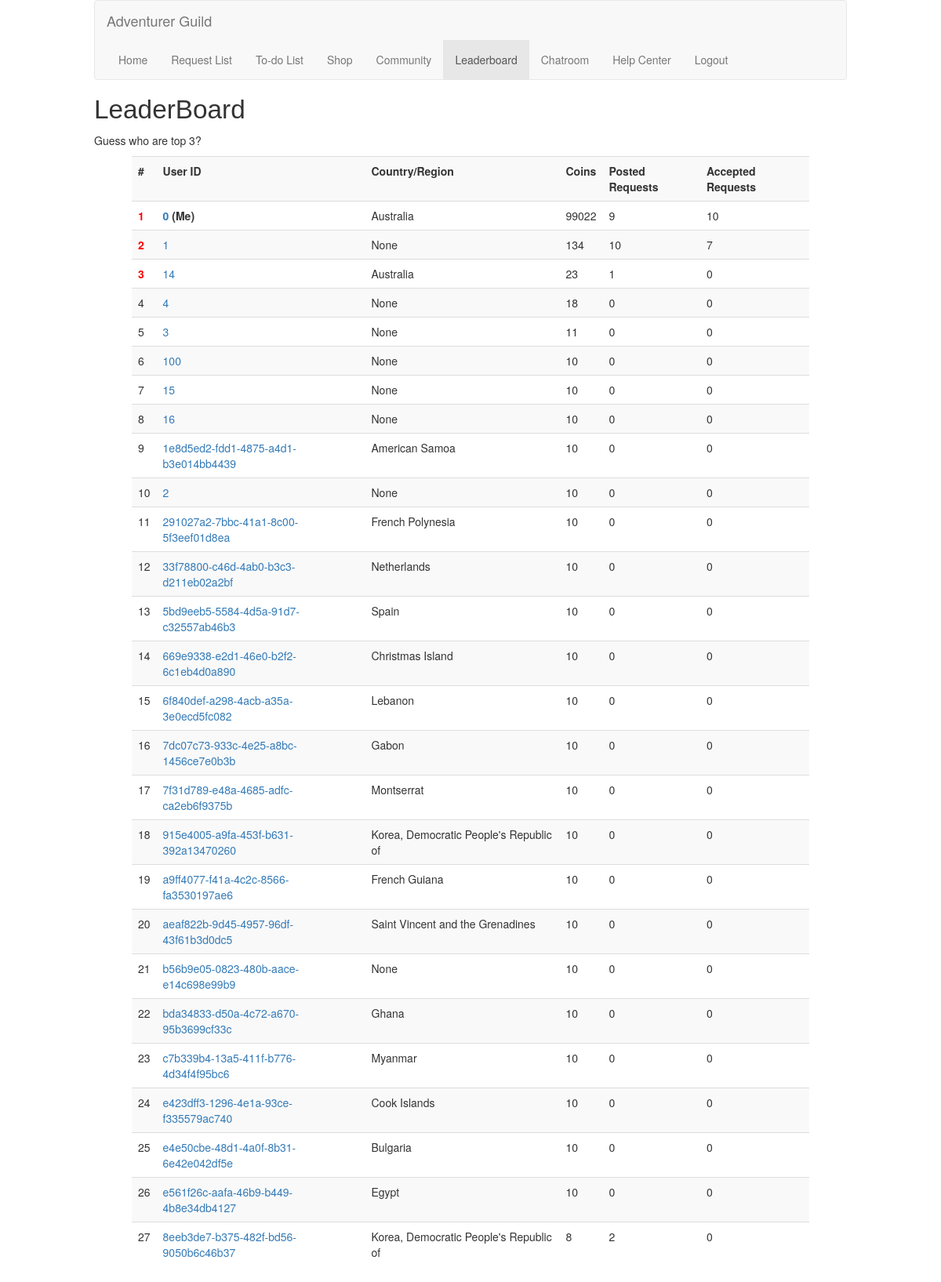
/leaderboard (signed in), run on an earlier commit of the app's database.
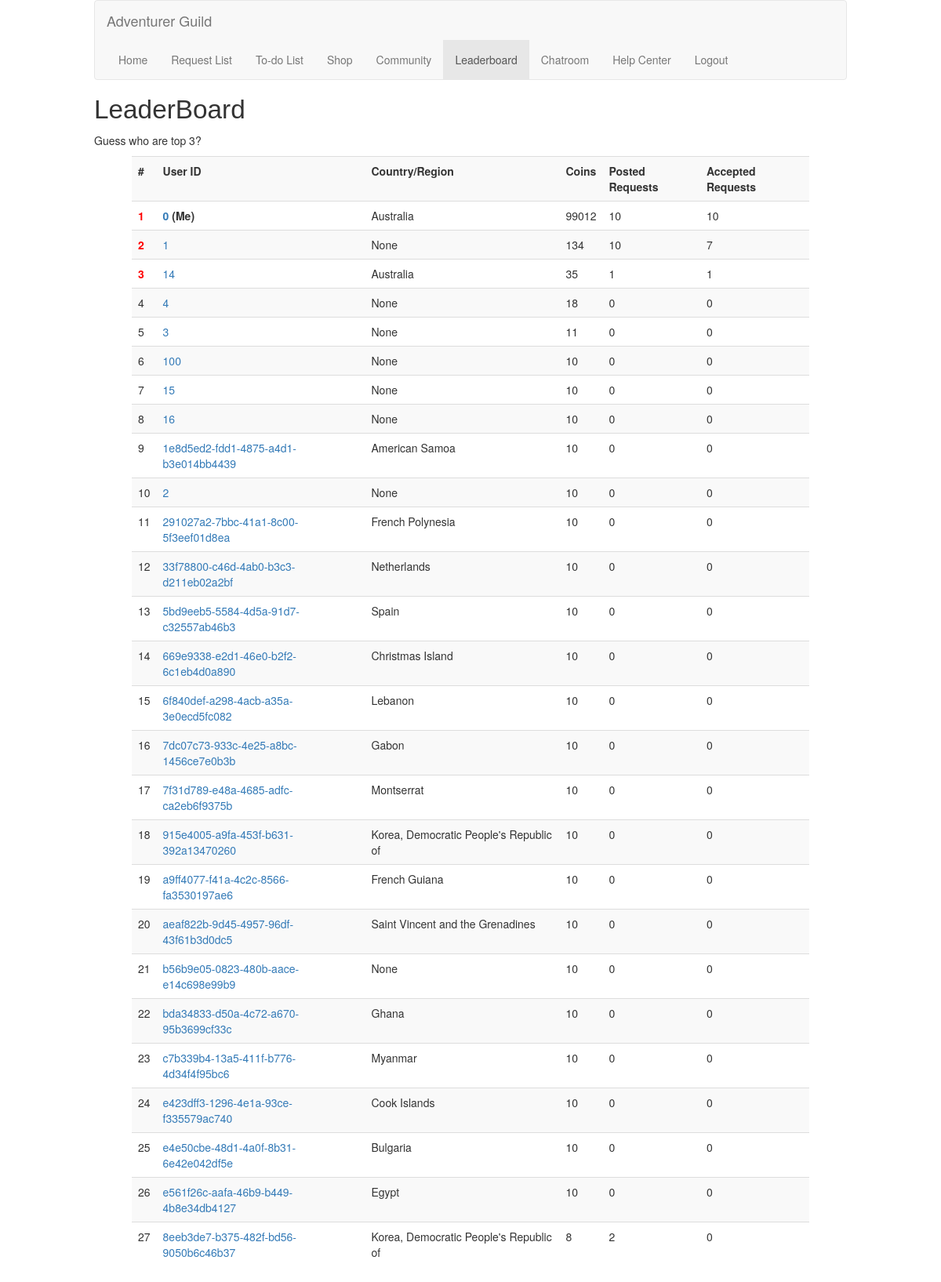
And on a later commit of the database.
### models/sqlmodels.py (models this page shows, shortened)
class UserInfo(db.Model):
    __tablename__ = 'users'
    userID = Column(String(120), primary_key=True)
    email = Column(String(120), nullable=False)
    password = Column(String(120), nullable=False)
    coins = Column(Integer, nullable=False, default=10)
    avatar = Column(Text, nullable=False, default="default")
    country = Column(Text, nullable=False)
    pincode = Column(Text, nullable=False, default="123")

### app.py (the view)
    @app.route("/leaderboard")
    @login_required
    def leaderBoard():
        currentUserID = current_user.id
        requestCount, todoCount = getCountForLeaderboard()
        result = db.session.query(UserInfo). \
                    outerjoin(requestCount, UserInfo.userID == requestCount.c.userID). \
                    outerjoin(todoCount, UserInfo.userID == todoCount.c.userID). \
                    add_columns(UserInfo.userID, UserInfo.coins, UserInfo.country,
                                func.coalesce(requestCount.c.requestcount, 0).label("requestcount"),
                                func.coalesce(todoCount.c.todocount, 0).label("todoidcount")). \
                    group_by(UserInfo.userID). \
                    order_by(UserInfo.coins.desc()).all()
        if result:
            return render_template("leaderboard.html", result=result, curusrid=currentUserID)
        else:
            return render_template("leaderboard.html", errmsg=f"We cannot find any content.")

### app.py (called while the page is built)
    @login_manager.user_loader
    def load_user(user_id):
        return User(user_id)

### apps/get.py (called while the page is built)
def getCountForLeaderboard():
    requestCount = db.session.query(Requests.userID, func.count(Requests.userID).label("requestcount")). \
                    group_by(Requests.userID).subquery()
    todoCount = db.session.query(Todo.userID, func.count(Todo.userID).label("todocount")). \
                    group_by(Todo.userID).subquery()
    return requestCount, todoCount

### templates/leaderboard.html (shortened to what this page needs)
{% extends 'base.html' %}
{% block content %}
    <h1 id="pageBanner">LeaderBoard</h1>
    <p>Guess who are top 3?</p>
    <table class="table table-striped listcontents">
        <tbody>
        <tr>
            <th scope="col">#</th>
            <th scope="col">User ID</th>
            <th scope="col">Country/Region</th>
            <th scope="col">Coins</th>
            <th scope="col">Posted Requests</th>
            <th scope="col">Accepted Requests</th>
        </tr>
        {% for resultitem in result %}
            <tr>
                {% if loop.index|int <= 3 %}
                    <td class="top3"> {{ loop.index }}</td>
                {% else %}
                    <td>{{ loop.index }}</td>
                {% endif %}
                {% if resultitem.userID == curusrid %}
                    <td><b> <a href="profile/{{resultitem.userID}}" title="View Details">{{ resultitem.userID }}</a> (Me)</b></td>
                {% else %}
                    <td><a href="profile/{{resultitem.userID}}" title="View Details">{{ resultitem.userID }}</a></td>
                {% endif %}
                <td>{{ resultitem.country }}</td>
                <td>{{ resultitem.coins }}</td>
                <td>{{ resultitem.requestcount }}</td>
                <td>{{ resultitem.todoidcount }}</td>
            </tr>
        {% endfor %}
        </tbody>
    </table>
{% endblock %}

What changed in the data, as far as the page shows it:
changed UserInfo (number 1 of 27 on the later page): coins "99022" → "99012"; requestcount "9" → "10"
changed UserInfo id 14: coins "23" → "35"; todoidcount "0" → "1"
